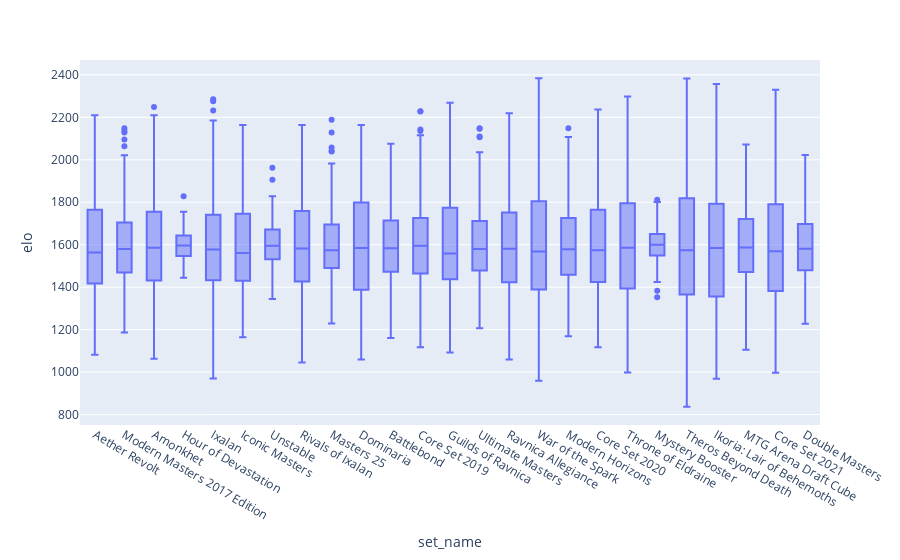

Write notebook code for a chart like this one.
### Code cell
fig = px.box(df_scores,y='elo',x='set_name')
fig.show()

### Figure 1 — Plotly figure (JSON) as saved in the notebook; plotly's stock layout.template omitted (floating-point values rounded to 4 significant figures; data arrays with more than 128 entries replaced by an {"elided": "..."} marker saying what was removed)
{"data": [{"alignmentgroup": "True", "hovertemplate": "set_name=%{x}<br>elo=%{y}<extra></extra>", "legendgroup": "", "marker": {"color": "#636efa"}, "name": "", "notched": false, "offsetgroup": "", "orientation": "v", "showlegend": false, "type": "box", "x": {"elided": "7938 str values"}, "x0": " ", "xaxis": "x", "y": {"elided": "7938 int values"}, "y0": " ", "yaxis": "y"}], "layout": {"boxmode": "group", "legend": {"tracegroupgap": 0}, "margin": {"t": 60}, "xaxis": {"anchor": "y", "domain": [0, 1], "title": {"text": "set_name"}}, "yaxis": {"anchor": "x", "domain": [0, 1], "title": {"text": "elo"}}}}
